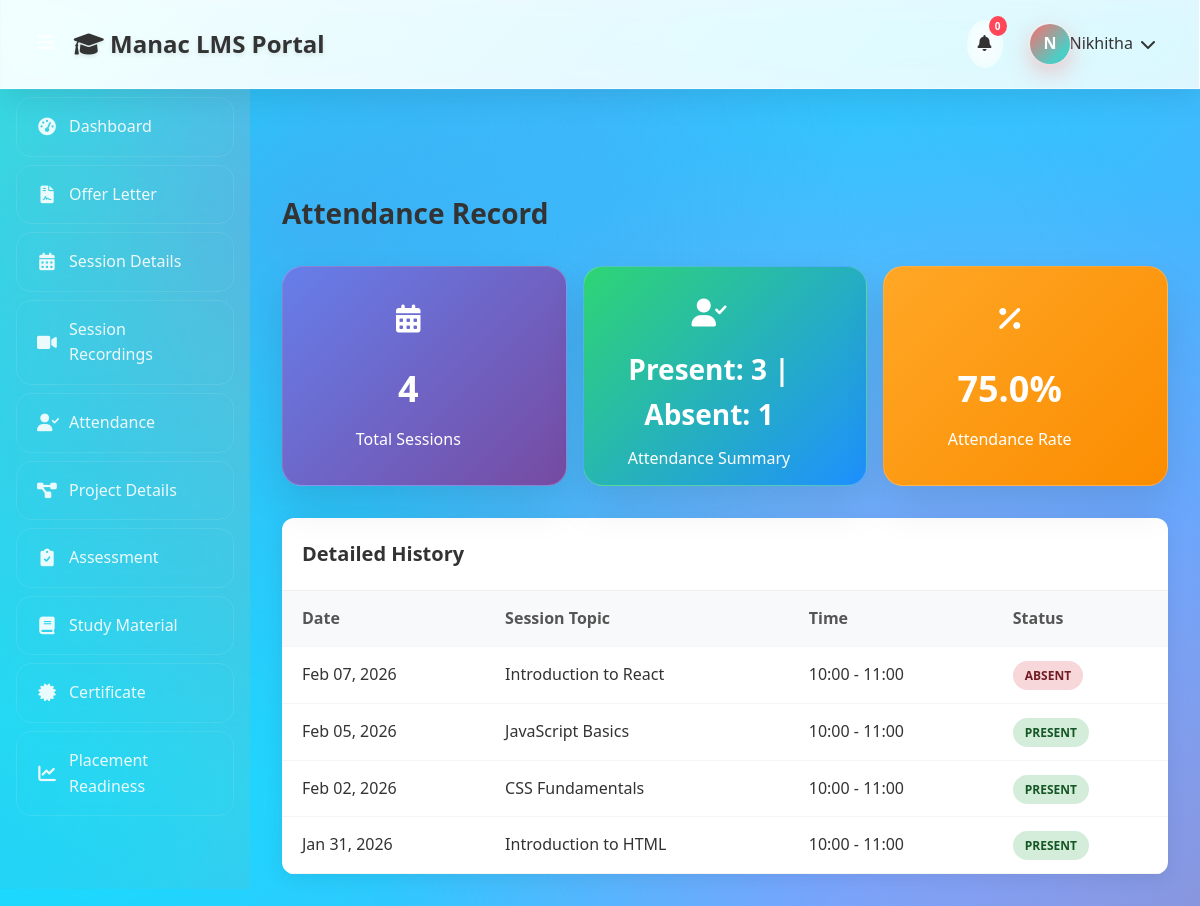
The app's page /attendance/ (signed in) with its own data.
### lms/models.py (models this page shows, shortened)
class Attendance(models.Model):
    student = models.ForeignKey(Student, on_delete=models.CASCADE)
    session = models.ForeignKey(Session, on_delete=models.CASCADE)
    is_present = models.BooleanField(default=False)
    marked_at = models.DateTimeField(default=timezone.now)
    class Meta:
        unique_together = ['student', 'session']

class Session(models.Model):
    title = models.CharField(max_length=200)
    topic = models.CharField(max_length=200)
    mentor = models.CharField(max_length=100)
    date = models.DateField()
    start_time = models.TimeField()
    end_time = models.TimeField()
    description = models.TextField(blank=True)
    recording_url = models.URLField(blank=True)
    is_completed = models.BooleanField(default=False)
    created_at = models.DateTimeField(default=timezone.now)
    class Meta:
        ordering = ['-date', '-start_time']

### lms/views.py (the view)
# urls.py: path('attendance/', views.attendance, name='attendance'),
@login_required
def attendance(request):
    student = get_object_or_404(Student, user=request.user)
    attendances = Attendance.objects.filter(student=student).select_related('session').order_by('-session__date')
    total_sessions = attendances.count()
    present_count = attendances.filter(is_present=True).count()
    absent_count = total_sessions - present_count
    attendance_rate = (present_count / total_sessions * 100) if total_sessions > 0 else 0
    context = {
        'attendances': attendances,
        'total_sessions': total_sessions,
        'present_count': present_count,
        'absent_count': absent_count,
        'attendance_rate': round(attendance_rate, 1),
    }
    return render(request, 'lms/attendance.html', context)

### lms/templates/lms/attendance.html (shortened to what this page needs)
{% extends 'lms/base.html' %}
{% block content %}
<div class="content-header">
    <h2>Attendance Record</h2>
</div>
<div class="dashboard-grid">
    <div class="attendance-card total-sessions">
        <div class="card-icon">
            <i class="fas fa-calendar-alt"></i>
        </div>
        <h3>{{ total_sessions }}</h3>
        <p>Total Sessions</p>
    </div>
    <div class="attendance-card summary">
        <div class="card-icon">
            <i class="fas fa-user-check"></i>
        </div>
        <h3>Present: {{ present_count }} | Absent: {{ absent_count }}</h3>
        <p>Attendance Summary</p>
    </div>
    <div class="attendance-card rate">
        <div class="card-icon">
            <i class="fas fa-percentage"></i>
        </div>
        <h3>{{ attendance_rate }}%</h3>
        <p>Attendance Rate</p>
    </div>
</div>
<div class="table-container">
    <div class="table-header">
        <h3>Detailed History</h3>
    </div>
    <table>
        <thead>
            <tr>
                <th>Date</th>
                <th>Session Topic</th>
                <th>Time</th>
                <th>Status</th>
            </tr>
        </thead>
        <tbody>
            {% for attendance in attendances %}
            <tr>
                <td>{{ attendance.session.date|date:"M d, Y" }}</td>
                <td>{{ attendance.session.title }}</td>
                <td>{{ attendance.session.start_time|time:"H:i" }} - {{ attendance.session.end_time|time:"H:i" }}</td>
                <td>
                    {% if attendance.is_present %}
                        <span class="status-badge status-present">Present</span>
                    {% else %}
                        <span class="status-badge status-absent">Absent</span>
                    {% endif %}
                </td>
            </tr>
            {% empty %}
            <tr>
                <td colspan="4" style="text-align: center; color: #666;">No attendance records found.</td>
            </tr>
            {% endfor %}
        </tbody>
    </table>
</div>
{% endblock %}

### lms/templates/lms/base.html (shortened to what this page needs)
<!DOCTYPE html>
<html lang="en">
<head>
    {% load static %}
    <link rel="stylesheet" href="{% static 'css/style.css' %}">
    <link rel="stylesheet" href="https://cdnjs.cloudflare.com/ajax/libs/font-awesome/6.0.0/css/all.min.css">
</head>
<body>
    <div class="header">
        <div class="header-left">
            <button class="menu-toggle" id="menu-toggle">
                <i class="fas fa-bars"></i>
            </button>
            <h2><i class="fas fa-graduation-cap"></i> Manac LMS Portal</h2>
        </div>
        <div class="header-right">
            <div class="notification-icon" id="notification-icon">
                <i class="fas fa-bell"></i>
                <span class="notification-badge">{{ notifications|length }}</span>
            </div>
            <div class="profile-section" id="profile-section">
                <div class="profile-avatar">{{ user.first_name|first|default:'U' }}</div>
                <span>{{ user.first_name|default:'User' }}</span>
                <i class="fas fa-chevron-down"></i>
            </div>
        </div>
    </div>
    <div class="container">
        <div class="sidebar">
            <ul>
                <li data-tooltip="Dashboard"><a href="{% url 'lms:dashboard' %}" class="{% if request.resolver_match.url_name == 'dashboard' %}active{% endif %}"><i class="fas fa-tachometer-alt"></i> <span>Dashboard</span></a></li>
                <li data-tooltip="Offer Letter"><a href="{% url 'lms:offer_letter' %}"><i class="fas fa-file-contract"></i> <span>Offer Letter</span></a></li>
                <li data-tooltip="Session Details"><a href="{% url 'lms:session_details' %}"><i class="fas fa-calendar-alt"></i> <span>Session Details</span></a></li>
                <li data-tooltip="Session Recordings"><a href="{% url 'lms:session_recordings' %}"><i class="fas fa-video"></i> <span>Session Recordings</span></a></li>
                <li data-tooltip="Attendance"><a href="{% url 'lms:attendance' %}"><i class="fas fa-user-check"></i> <span>Attendance</span></a></li>
                <li data-tooltip="Project Details"><a href="{% url 'lms:project_details' %}"><i class="fas fa-project-diagram"></i> <span>Project Details</span></a></li>
                <li data-tooltip="Assessment"><a href="{% url 'lms:assessment' %}"><i class="fas fa-clipboard-check"></i> <span>Assessment</span></a></li>
                <li data-tooltip="Study Material"><a href="{% url 'lms:study_material' %}"><i class="fas fa-book"></i> <span>Study Material</span></a></li>
                <li data-tooltip="Certificate"><a href="{% url 'lms:certificate' %}"><i class="fas fa-certificate"></i> <span>Certificate</span></a></li>
                <li data-tooltip="Placement Readiness"><a href="{% url 'lms:placement_readiness' %}"><i class="fas fa-chart-line"></i> <span>Placement Readiness</span></a></li>
            </ul>
        </div>
        <div class="main-content" id="main-content">
            {% block content %}{% endblock %}
        </div>
    </div>
</body>
</html>

### lms/templates/lms/attendance.html (style rules this page uses)
.sidebar { width: 250px; position: fixed; top: 0; left: 0; height: 100vh; overflow-y: auto; transition: transform 0.3s ease; position: relative; padding-top: 0; scrollbar-width: none; -ms-overflow-style: none; }
.sidebar::before { content: ''; position: absolute; top: 0; left: 0; right: 0; bottom: 0; background: linear-gradient(45deg, rgba(255, 107, 107, 0.15), rgba(78, 205, 196, 0.15), rgba(69, 183, 209, 0.15), rgba(254, 202, 87, 0.15), rgba(255, 159, 243, 0.15)); background-size: 300% 300%; animation: sidebarGlow 6s ease infinite; pointer-events: none; }
.sidebar ul { list-style: none; padding: 0; margin: 0; position: relative; z-index: 1; }
.sidebar ul li { margin: 8px 16px; position: relative; }
.sidebar ul li a { display: flex; align-items: center; gap: 12px; padding: 16px 20px; color: rgba(255, 255, 255, 0.9); text-decoration: none; border-radius: 15px; transition: all 0.4s cubic-bezier(0.4, 0, 0.2, 1); position: relative; overflow: hidden; backdrop-filter: blur(10px); border: 1px solid rgba(255, 255, 255, 0.1); }
.sidebar ul li a i { width: 20px; text-align: center; font-size: 1.1rem; transition: all 0.3s ease; }
.main-content { margin-left: 0; margin-top: 70px; padding: 2rem; flex: 1; transition: margin-left 0.3s ease; min-height: calc(100vh - 70px); }
.attendance-card { background: linear-gradient(135deg, rgba(255, 255, 255, 0.95) 0%, rgba(255, 255, 255, 0.85) 100%); backdrop-filter: blur(20px); border-radius: 20px; padding: 2rem 2rem 2rem 0rem; box-shadow: 0 20px 40px rgba(0, 0, 0, 0.1); border: 1px solid rgba(255, 255, 255, 0.2); transition: all 0.4s cubic-bezier(0.4, 0, 0.2, 1); height: 220px; position: relative; overflow: hidden; display: flex; flex-direction: column; align-items: center; text-align: center; }
.attendance-card::before { content: ''; position: absolute; top: 0; left: 0; right: 0; bottom: 0; background: linear-gradient(45deg, rgba(102, 126, 234, 0.1) 0%, rgba(78, 205, 196, 0.1) 100%); opacity: 0; transition: opacity 0.3s ease; }
.attendance-card .card-icon { width: 60px; height: 60px; border-radius: 15px; display: flex; align-items: center; justify-content: center; font-size: 28px; margin-bottom: 20px; position: relative; z-index: 1; }
.attendance-card h3 { font-size: 36px; font-weight: 700; margin-bottom: 10px; position: relative; z-index: 1; color: #333; }
.attendance-card p { color: #666; font-size: 16px; position: relative; z-index: 1; }
.attendance-card.total-sessions { background: linear-gradient(135deg, #667eea 0%, #764ba2 100%); color: white; }
.attendance-card.total-sessions h3, .attendance-card.total-sessions p { color: white; }
.attendance-card.summary { background: linear-gradient(135deg, #2ed573 0%, #1e90ff 100%); color: white; }
.attendance-card.summary h3 { font-size: 28px !important; color: white; }
.attendance-card.summary p { color: white; }
.attendance-card.rate { background: linear-gradient(135deg, #ffa726 0%, #fb8c00 100%); color: white; }
.attendance-card.rate h3, .attendance-card.rate p { color: white; }

### records on screen
Attendance: session "Feb 07, 2026", session "Introduction to React", session.start_time "10:00", session.end_time "11:00", is_present "ABSENT"
Attendance: session "Feb 05, 2026", session "JavaScript Basics", session.start_time "10:00", session.end_time "11:00", is_present "PRESENT"
Attendance: session "Feb 02, 2026", session "CSS Fundamentals", session.start_time "10:00", session.end_time "11:00", is_present "PRESENT"
Attendance: session "Jan 31, 2026", session "Introduction to HTML", session.start_time "10:00", session.end_time "11:00", is_present "PRESENT"

### other values on screen
{{ notifications|length }} "0"
{{ user.first_name|first|default:'U' }} "N"
{{ user.first_name|default:'User' }} "Nikhitha"
{{ total_sessions }} "4"
{{ present_count }} "3"
{{ absent_count }} "1"
{{ attendance_rate }} "75.0"
